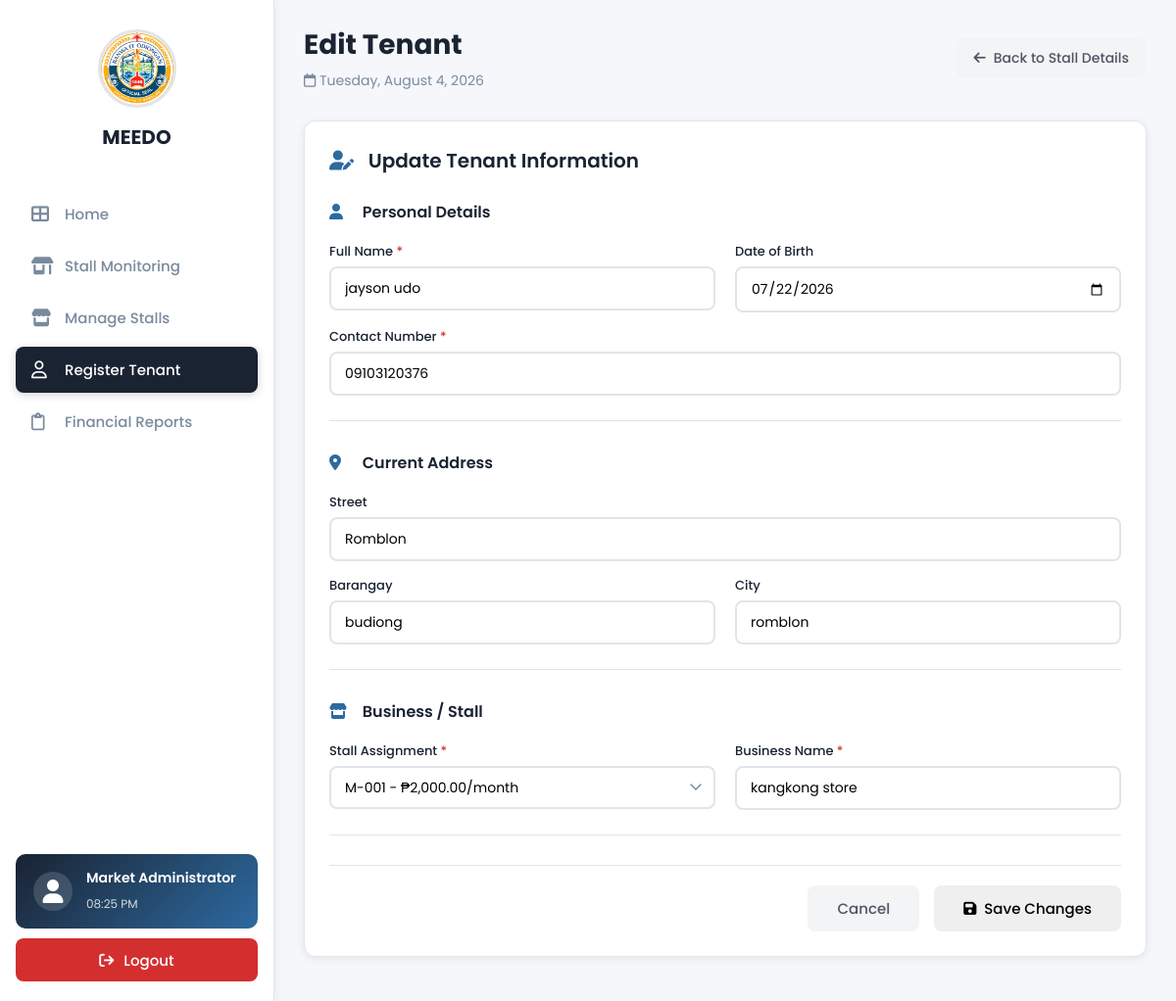
Screenshot of /edit-tenant.php?id=5 (signed in) with the database file from the repository.
### tables this page shows
CREATE TABLE `tenants` (
  `id` int(11) NOT NULL,
  `full_name` varchar(100) NOT NULL,
  `date_of_birth` date DEFAULT NULL,
  `contact_number` varchar(20) NOT NULL,
  `street` varchar(100) DEFAULT NULL,
  `barangay` varchar(50) DEFAULT NULL,
  `city` varchar(50) DEFAULT NULL,
  `stall_id` int(11) DEFAULT NULL,
  `business_name` varchar(100) NOT NULL,
  `status` enum('active','inactive','pending') DEFAULT 'active',
  `created_at` timestamp NOT NULL DEFAULT current_timestamp(),
  `updated_at` timestamp NOT NULL DEFAULT current_timestamp() ON UPDATE current_timestamp()
);

CREATE TABLE `stalls` (
  `id` int(11) NOT NULL,
  `stall_number` varchar(20) NOT NULL,
  `section_id` int(11) DEFAULT NULL,
  `tenant_name` varchar(100) DEFAULT NULL,
  `status` enum('Occupied','Vacant') DEFAULT 'Vacant',
  `monthly_rent` decimal(10,2) DEFAULT 0.00,
  `created_at` timestamp NOT NULL DEFAULT current_timestamp()
);

### edit-tenant.php (the view, shortened to what this page needs)
<?php
include 'includes/database.php';
$tenantId = isset($_GET['id']) ? intval($_GET['id']) : 0;
$tenant = null;
$availableStalls = [];
$stmt = mysqli_prepare($conn, "SELECT t.*, s.stall_number FROM tenants t LEFT JOIN stalls s ON t.stall_id = s.id WHERE t.id = ? LIMIT 1");
$stmt->bind_param('i', $tenantId);
$stmt->execute();
$res = $stmt->get_result();
if ($res && $res->num_rows > 0) {
    $tenant = mysqli_fetch_assoc($res);
} else {
    header('Location: stall-monitoring.php');
    exit;
}
$currentStallId = intval($tenant['stall_id'] ?? 0);
$currentStallNumber = $tenant['stall_number'] ?? '';
$stallQuery = mysqli_query($conn, "SELECT id, stall_number, monthly_rent FROM stalls WHERE status = 'Vacant' OR id = {$currentStallId} ORDER BY stall_number ASC");
if ($stallQuery && mysqli_num_rows($stallQuery) > 0) {
    while ($row = mysqli_fetch_assoc($stallQuery)) {
        $availableStalls[] = $row;
    }
}
?>
<!DOCTYPE html>
<html lang="en">
<head>
    <link rel="stylesheet" href="css/homepage.css">
    <link rel="stylesheet" href="css/register-tenants.css">
    <link rel="stylesheet" href="https://cdnjs.cloudflare.com/ajax/libs/font-awesome/6.5.2/css/all.min.css">
</head>
<body>
    <?php include 'includes/sidebar.php'; ?>
    <div class="main-content">
        <div class="content-wrapper">
            <div class="header">
                <div>
                    <h1>Edit Tenant</h1>
                    <p><i class="fa-regular fa-calendar"></i> <?php date_default_timezone_set('Asia/Manila'); echo date('l, F j, Y'); ?></p>
                </div>
                <div class="header-actions">
                    <a href="stall-details.php?stall=<?php echo htmlspecialchars($currentStallNumber, ENT_QUOTES, 'UTF-8'); ?>" class="btn-back"><i class="fa-solid fa-arrow-left"></i> Back to Stall Details</a>
                </div>
            </div>
            <div class="registration-container">
                <div class="form-header">
                    <h2><i class="fa-solid fa-user-edit"></i> Update Tenant Information</h2>
                </div>
                <form method="POST" action="" class="registration-form">
                    <div class="form-section">
                        <h3><i class="fa-solid fa-user"></i> Personal Details</h3>
                        <div class="form-row">
                            <div class="form-group">
                                <label>Full Name <span class="required">*</span></label>
                                <input type="text" name="full_name" value="<?php echo htmlspecialchars($tenant['full_name'] ?? '', ENT_QUOTES, 'UTF-8'); ?>" required>
                            </div>
                            <div class="form-group">
                                <label>Date of Birth</label>
                                <input type="date" name="date_of_birth" value="<?php echo !empty($tenant['date_of_birth']) ? htmlspecialchars(date('Y-m-d', strtotime($tenant['date_of_birth'])), ENT_QUOTES, 'UTF-8') : ''; ?>">
                            </div>
                        </div>
                        <div class="form-row">
                            <div class="form-group">
                                <label>Contact Number <span class="required">*</span></label>
                                <input type="text" name="contact_number" value="<?php echo htmlspecialchars($tenant['contact_number'] ?? '', ENT_QUOTES, 'UTF-8'); ?>" required>
                            </div>
                        </div>
                    </div>
                    <div class="form-section">
                        <h3><i class="fa-solid fa-location-dot"></i> Current Address</h3>
                        <div class="form-row">
                            <div class="form-group">
                                <label>Street</label>
                                <input type="text" name="street" value="<?php echo htmlspecialchars($tenant['street'] ?? '', ENT_QUOTES, 'UTF-8'); ?>">
                            </div>
                        </div>
                        <div class="form-row">
                            <div class="form-group">
                                <label>Barangay</label>
                                <input type="text" name="barangay" value="<?php echo htmlspecialchars($tenant['barangay'] ?? '', ENT_QUOTES, 'UTF-8'); ?>">
                            </div>
                            <div class="form-group">
                                <label>City</label>
                                <input type="text" name="city" value="<?php echo htmlspecialchars($tenant['city'] ?? '', ENT_QUOTES, 'UTF-8'); ?>">
                            </div>
                        </div>
                    </div>
                    <div class="form-section">
                        <h3><i class="fa-solid fa-store"></i> Business / Stall</h3>
                        <div class="form-row">
                            <div class="form-group">
                                <label>Stall Assignment <span class="required">*</span></label>
                                <select name="stall_id" required>
                                    <?php foreach ($availableStalls as $stall): ?>
                                        <option value="<?php echo intval($stall['id']); ?>" <?php echo intval($tenant['stall_id']) === intval($stall['id']) ? 'selected' : ''; ?>>
                                            <?php echo htmlspecialchars($stall['stall_number'], ENT_QUOTES, 'UTF-8'); ?> - ₱<?php echo number_format($stall['monthly_rent'] ?? 0, 2); ?>/month
                                        </option>
                                    <?php endforeach; ?>
                                </select>
                            </div>
                            <div class="form-group">
                                <label>Business Name <span class="required">*</span></label>
                                <input type="text" name="business_name" value="<?php echo htmlspecialchars($tenant['business_name'] ?? '', ENT_QUOTES, 'UTF-8'); ?>" required>
                            </div>
                        </div>
                    </div>
                    <div class="form-actions">
                        <button type="button" class="btn-cancel" onclick="window.location.href='stall-details.php?stall=<?php echo htmlspecialchars($currentStallNumber, ENT_QUOTES, 'UTF-8'); ?>';">Cancel</button>
                        <button type="submit" name="save_tenant" class="btn-register"><i class="fa-solid fa-save"></i> Save Changes</button>
                    </div>
                </form>
            </div>
        </div>
    </div>
</body>
</html>

### css/homepage.css (style rules this page uses)
* { margin: 0; padding: 0; box-sizing: border-box; font-family: 'Poppins', sans-serif; }
html, body { height: 100%; margin: 0; padding: 0; overflow-x: hidden; background: #f5f7fb; }
body { display: flex; min-height: 100vh; width: 100%; }
.main-content { flex: 1; display: flex; flex-direction: column; min-height: 100vh; padding: 25px 30px; background: #f5f7fb; overflow-y: auto; }
.content-wrapper { max-width: 1400px; margin: 0 auto; width: 100%; padding-bottom: 20px; flex: 1; display: flex; flex-direction: column; }
.header { display: flex; justify-content: space-between; align-items: center; margin-bottom: 30px; flex-wrap: wrap; gap: 15px; width: 100%; }
.header h1 { font-size: 28px; color: #1a2332; font-weight: 700; }
.header p { color: #7a8a9e; font-size: 14px; margin-top: 5px; }
.header-actions { display: flex; gap: 10px; align-items: center; flex-wrap: wrap; }

### css/register-tenants.css (style rules this page uses)
.registration-container { background: white; border-radius: 12px; padding: 25px; box-shadow: 0 2px 8px rgba(0, 0, 0, 0.08); border: 1px solid #e1e5ea; width: 100%; }
.form-header { margin-bottom: 25px; }
.form-header h2 { font-size: 20px; font-weight: 600; color: #1a2332; }
.form-header h2 i { color: #2d6a9f; margin-right: 10px; }
.registration-form { width: 100%; }
.form-section { margin-bottom: 30px; padding-bottom: 25px; border-bottom: 1px solid #e1e5ea; }
.form-section h3 { font-size: 16px; font-weight: 600; color: #1a2332; margin-bottom: 18px; }
.form-section h3 i { color: #2d6a9f; margin-right: 10px; width: 20px; }
.form-row { display: flex; gap: 20px; margin-bottom: 15px; flex-wrap: wrap; }
.form-row:last-child { margin-bottom: 0; }
.form-group { flex: 1; min-width: 200px; }
.form-group label { display: block; font-size: 13px; font-weight: 500; color: #1a2332; margin-bottom: 5px; }
.form-group label .required { color: #d32f2f; }
.form-group input, .form-group select { width: 100%; padding: 10px 14px; border: 2px solid #e1e5ea; border-radius: 8px; font-size: 14px; transition: border-color 0.3s; outline: none; background: white; font-family: 'Poppins', sans-serif; }
.form-group input::placeholder { color: #b0b8c4; }
.form-group select { cursor: pointer; appearance: none; -webkit-appearance: none; background-repeat: no-repeat; background-position: right 12px center; padding-right: 35px; }
.form-actions { display: flex; gap: 15px; justify-content: flex-end; margin-top: 25px; padding-top: 20px; border-top: 1px solid #e1e5ea; }
.form-actions button { padding: 12px 30px; border: none; border-radius: 8px; cursor: pointer; font-size: 15px; font-weight: 500; font-family: 'Poppins', sans-serif; transition: all 0.3s; display: flex; align-items: center; gap: 8px; }
.btn-cancel { background: #f3f4f6; color: #4b5563; }
.btn-back { display: inline-flex; align-items: center; justify-content: center; gap: 8px; padding: 10px 18px; background: #f3f4f6; color: #4b5563; border-radius: 8px; text-decoration: none; font-size: 14px; font-weight: 500; transition: all 0.3s; }

### rows the page displays
tenants: full_name "jayson udo", date_of_birth "07/22/2026", contact_number "09103120376", street "Romblon", barangay "budiong", city "romblon", stall_id "M-001 - ₱2,000.00/month", business_name "kangkong store"
